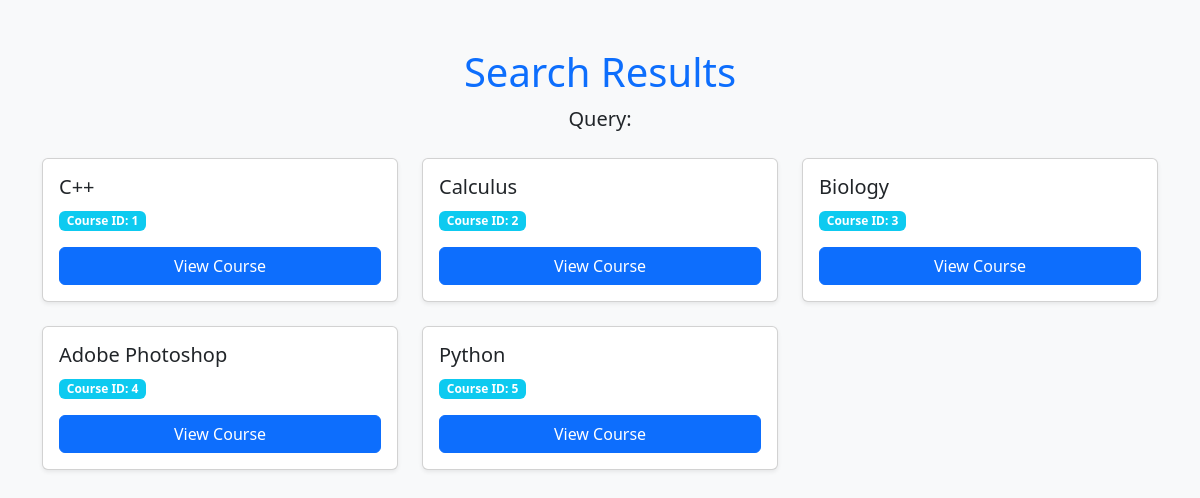
Before: /search with the older database file.
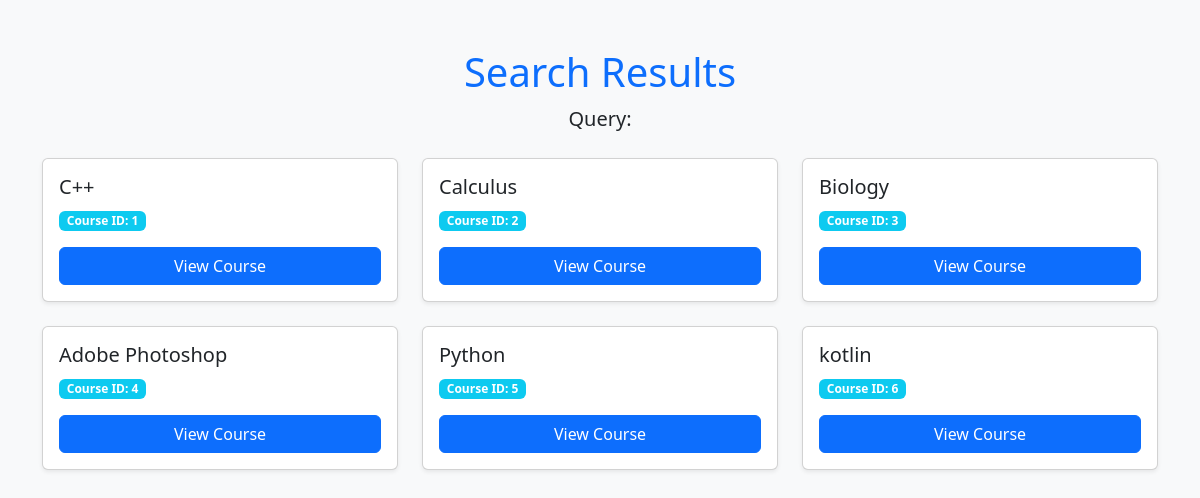
After: the same page with the newer database file.
### main/models.py (models this page shows)
class Course(models.Model):
    category = models.CharField(max_length=50)
    teacher = models.CharField(max_length=50)
    title = models.CharField(max_length=150)
    description = models.TextField()

### main/views.py (the view)
# urls.py: path('search', cv.search, name='courses_search'),
    def search(self, request):
        query = request.GET.get('q', None)  # Get the search query from the request
        if query:
            courses = Course.objects.filter(
                models.Q(name__icontains=query) | models.Q(description__icontains=query)
            )
        else:
            courses = Course.objects.all()
            print(courses)
        return render(request, 'main/search.html', {'courses': courses, 'query': query})

### main/templates/main/search.html (shortened to what this page needs)
<!DOCTYPE html>
<html lang="en">
<head>
    <link href="https://cdn.jsdelivr.net/npm/bootstrap@5.3.0-alpha3/dist/css/bootstrap.min.css" rel="stylesheet">
</head>
<body class="bg-light">
<div class="container py-5">
    <div class="mb-4 text-center">
        <h1 class="text-primary">Search Results</h1>
        <p class="lead">Query: </p>
    </div>
    {% if courses %}
    <div class="row g-4">
        {% for course in courses %}
        <div class="col-md-6 col-lg-4">
            <div class="card shadow-sm h-100">
                <div class="card-body">
                    <h5 class="card-title text-dark">{{ course.title }}</h5>
                    <p class="card-text">
                        <span class="badge bg-info">Course ID: {{ course.id }}</span>
                    </p>
                    <a href="/view/{{ course.id }}" class="btn btn-primary w-100">View Course</a>
                </div>
            </div>
        </div>
        {% endfor %}
    </div>
    {% else %}
    <div class="alert alert-warning text-center mt-4" role="alert">
        No courses found.
    </div>
    {% endif %}
</div>
</body>
</html>

Changed rows visible on the page:
added Course: title "kotlin", id "6"
